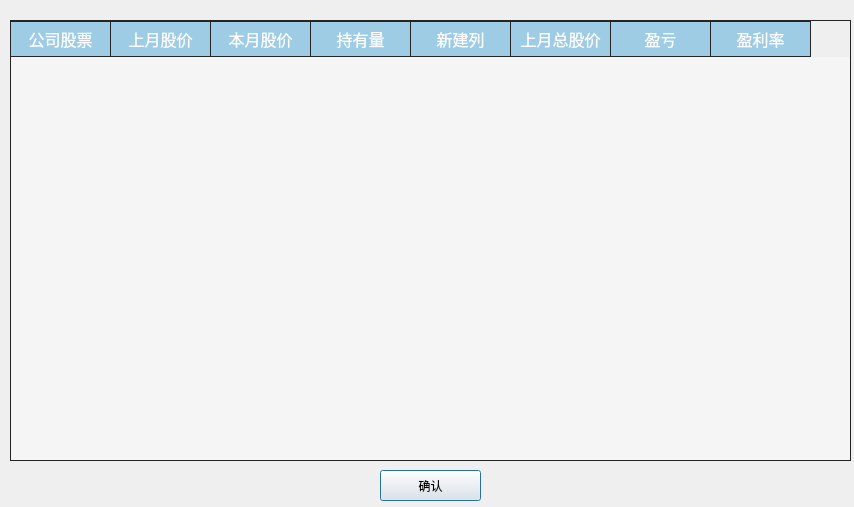
<?xml version="1.0" encoding="UTF-8"?>
<ui version="4.0">
 <class>Report</class>
 <widget class="QDialog" name="Report">
  <property name="geometry">
   <rect>
    <x>0</x>
    <y>0</y>
    <width>854</width>
    <height>507</height>
   </rect>
  </property>
  <property name="windowTitle">
   <string>Dialog</string>
  </property>
  <widget class="QTableWidget" name="tableWidget">
   <property name="geometry">
    <rect>
     <x>10</x>
     <y>20</y>
     <width>841</width>
     <height>441</height>
    </rect>
   </property>
   <property name="styleSheet">
    <string notr="true">QTableWidget {
    color: black;
    background-color: rgba(255, 255, 255, 0.4); /* 设置透明度为0.9 */
    border: 1px solid #242424;
    alternate-background-color: #E0F7FA;
    gridline-color: #242424;
    font-size: 16px;
}

QTableWidget::item:selected {
    color: black;
    background: qlineargradient(spread:pad, x1:0, y1:0, x2:0, y2:1, stop:0 #B3E5FC, stop:1 #81D4FA);
}

QTableWidget::item:hover {
    background: #B3E5FC;
}

QTableWidget::item:selected {
    color: black;
    background: qlineargradient(spread:pad, x1:0, y1:0, x2:0, y2:1, stop:0 #B3E5FC, stop:1 #81D4FA);
}

QHeaderView::section {
    text-align: center;
    background: #9fcce5;
    padding: 3px;
    margin: 0px;
    color: white;
    border: 1px solid #242424;
    border-left-width: 0;
    font-size: 16px;
}

QScrollBar:vertical {
    background: #E0F7FA;
    padding: 0px;
    border-radius: 6px;
    max-width: 12px;
}

QScrollBar::handle:vertical {
    background: #81D4FA;
}

QScrollBar::handle:hover:vertical, QScrollBar::handle:pressed:vertical {
    background: #4FC3F7;
}

QScrollBar::sub-page:vertical {
    background: #ffffff;
}

QScrollBar::add-page:vertical {
    background: #E0F7FA;
}

QScrollBar::add-line:vertical {
    background: none;
}

QScrollBar::sub-line:vertical {
    background: none;
}</string>
   </property>
   <column>
    <property name="text">
     <string>公司股票</string>
    </property>
   </column>
   <column>
    <property name="text">
     <string>上月股价</string>
    </property>
   </column>
   <column>
    <property name="text">
     <string>本月股价</string>
    </property>
   </column>
   <column>
    <property name="text">
     <string>持有量</string>
    </property>
   </column>
   <column>
    <property name="text">
     <string>新建列</string>
    </property>
   </column>
   <column>
    <property name="text">
     <string>上月总股价</string>
    </property>
   </column>
   <column>
    <property name="text">
     <string>盈亏</string>
    </property>
   </column>
   <column>
    <property name="text">
     <string>盈利率</string>
    </property>
   </column>
  </widget>
  <widget class="QPushButton" name="button">
   <property name="geometry">
    <rect>
     <x>380</x>
     <y>470</y>
     <width>101</width>
     <height>31</height>
    </rect>
   </property>
   <property name="text">
    <string>确认</string>
   </property>
  </widget>
 </widget>
 <resources/>
 <connections/>
</ui>
